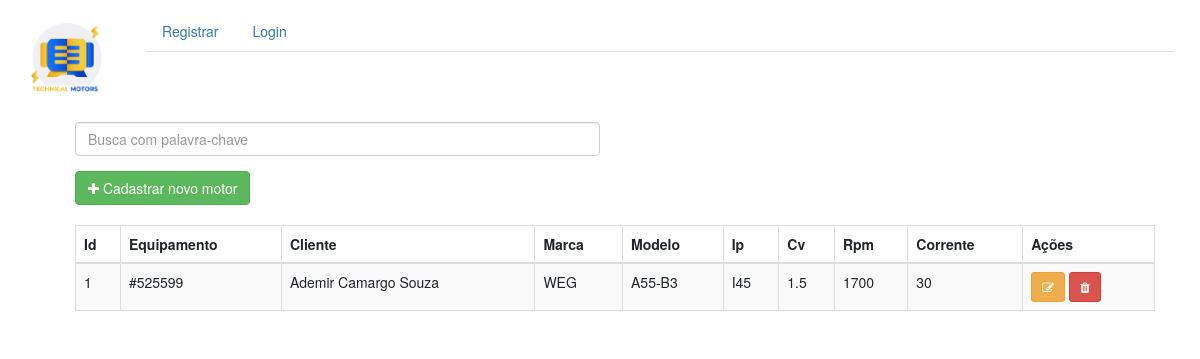
The page /motores on the database as committed earlier.
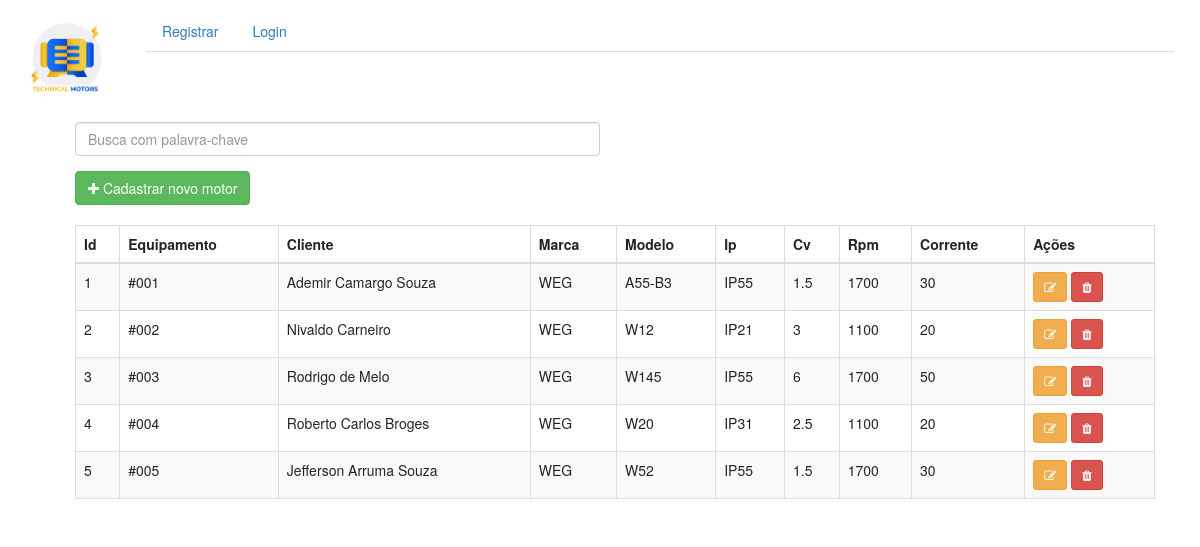
The same page on the database as committed later.
### app/models.py (models this page shows, shortened)
class Motores(db.Model, UserMixin):
    __tablename__ = "motores"
    id = db.Column(db.Integer, primary_key=True, autoincrement=True)
    equipamento = db.Column(db.String(84), nullable=False, index = True)
    cliente = db.Column(db.String(84), nullable=False)
    marca = db.Column(db.String(84), nullable=False)
    modelo = db.Column(db.String(84), nullable=False)
    ip = db.Column(db.String(10), nullable=False)
    cv = db.Column(db.String(10), nullable=False)
    rpm = db.Column(db.String(15), nullable=False)
    corrente = db.Column(db.String(15), nullable=False)

### app/view_motores/views.py (the view)
@motores.route("/motores")
def tela_motor():
    motores = Motores.query.all()
    return render_template("motores.html", motores=motores)

### app/templates/motores.html (shortened to what this page needs)
{% extends 'bases/base_geral.html' %} {% block content %}
<!DOCTYPE html>
<html lang="en">
<head>
  <link rel="stylesheet" href="https://maxcdn.bootstrapcdn.com/bootstrap/3.4.1/css/bootstrap.min.css">
</head>
<body>
  <div class="container">
    <div class="col">
      <div class="row">
        <div class="form-group col-6">
          <input class="form-control" id="myInput" type="text" placeholder="Busca com palavra-chave">
        </div>
      </div>
      <div class="row">
        <div class="col-6" style="padding-bottom: 20px;">
          <a
          href="{{ url_for('motores.cadastrar_motor') }}"
          class="btn btn-success"
          >
          <i class="fa fa-plus" aria-hidden="true"></i>
          Cadastrar novo motor
          </a>
        </div>
      </div>
        <table class="table table-bordered table-striped">
          <thead>
            <tr>
              <th>Id</th>
              <th>Equipamento</th>
              <th>Cliente</th>
              <th>Marca</th>
              <th>Modelo</th>
              <th>Ip</th>
              <th>Cv</th>
              <th>Rpm</th>
              <th>Corrente</th>
              <th>Ações</th>
            </tr>
          </thead>
          <tbody id="myTable">
            {% for motor in motores %}
            <tr>
              <td>
                {{ motor.id }}
              </td>
              <td>
                {{ motor.equipamento }}
              </td>
              <td>
                {{ motor.cliente }}
              </td>
              <td>
                {{ motor.marca }}
              </td>
              <td>
                {{ motor.modelo }}
              </td>
              <td>
                {{ motor.ip }}
              </td>
              <td>
                {{ motor.cv }}
              </td>
              <td>
                {{ motor.rpm }}
              </td>
              <td>
                {{ motor.corrente }}
              </td>
              <td>
                <a class="btn btn-warning btn-sm" data-toggle="tooltip" data-placement="top" title="Editar" href="{{ url_for('motores.editar', id=motor.id) }}">
                  <i class="fa fa-edit" aria-hidden="true"></i>
                </a>
                <a class="btn btn-danger btn-sm" data-toggle="tooltip" data-placement="top" title="Remover" href="{{ url_for('motores.deletar', id=motor.id) }}">
                  <i class="fa fa-trash" aria-hidden="true"></i>
                </a>
              </td>
            </tr>
            {% endfor %}
          </tbody>
        </table>
      </div>
    </div>
  </div>
</body>
</html>
{% endblock %}

### app/templates/bases/base_geral.html (shortened to what this page needs)
<!doctype html>
<html lang="pt-br">
<head>
  <link rel="stylesheet" href="https://maxcdn.bootstrapcdn.com/bootstrap/3.4.1/css/bootstrap.min.css">
  {% block styles %}
    <link rel="stylesheet" href="https://stackpath.bootstrapcdn.com/font-awesome/4.7.0/css/font-awesome.min.css">
    <link rel="stylesheet" href="https://cdn.jsdelivr.net/npm/bootstrap@4.6.0/dist/css/bootstrap.min.css">
    {{ bootstrap.load_css() }}
  {% endblock styles %}
</head>
<body>
  {% include 'nav.html' %}
  <div class="container">
    {% block content %} {% endblock %}
</body>
</html>

### app/templates/nav.html (shortened to what this page needs)
<nav class="navbar navbar-expand-lg navbar-light">
  <a class="navbar-brand" href="{{ url_for('atividades.home') }}">
    <img class="m-auto" src="/static/img/img-01.png" style="max-width:80px" alt="IMG">
  </a>
  <div class="collapse navbar-collapse" id="navbarNav">
    <ul class="nav nav-tabs">
      {% if not current_user.is_authenticated %}
      <li class="nav-item">
        <a href="{{ url_for('autenticacao.register') }}">Registrar</a>
      </li>
      <li class="nav-item">
        <a href="{{ url_for('autenticacao.index') }}">Login</a>
      </li>
      {% endif %}
    </ul>
  </div>
</nav>
<br><br>

Rows that differ between the two databases and show on the page:
changed Motores "Ademir Camargo Souza": equipamento "#525599" → "#001"; ip "I45" → "IP55"
added Motores: id "2", equipamento "#002", cliente "Nivaldo Carneiro", marca "WEG", modelo "W12", ip "IP21", cv "3", rpm "1100", corrente "20"
added Motores: id "3", equipamento "#003", cliente "Rodrigo de Melo", marca "WEG", modelo "W145", ip "IP55", cv "6", rpm "1700", corrente "50"
added Motores: id "4", equipamento "#004", cliente "Roberto Carlos Broges", marca "WEG", modelo "W20", ip "IP31", cv "2.5", rpm "1100", corrente "20"
added Motores: id "5", equipamento "#005", cliente "Jefferson Arruma Souza", marca "WEG", modelo "W52", ip "IP55", cv "1.5", rpm "1700", corrente "30"
